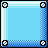

The image is a tile-based game level rendered from a .tmx file. Its description and complete source (layers, tilesets, objects, tile grids) follow:
An orthogonal 3x3 tile map with 16x16 px tiles, 1 tile layer (圖塊層 1).

<map version="1.10" tiledversion="1.10.2" orientation="orthogonal" renderorder="right-down" width="3" height="3" tilewidth="16" tileheight="16" infinite="0" nextlayerid="2" nextobjectid="1">
 <tileset firstgid="1" name="tileset" tilewidth="16" tileheight="16" tilecount="1204" columns="43">
  <image source="../effects_UI_tiles/tileset.png" width="688" height="450" />
 </tileset>
 <layer id="1" name="圖塊層 1" width="3" height="3">
  <data encoding="csv">
21,22,23,
64,1053,66,
107,108,109
</data>
 </layer>
</map>
